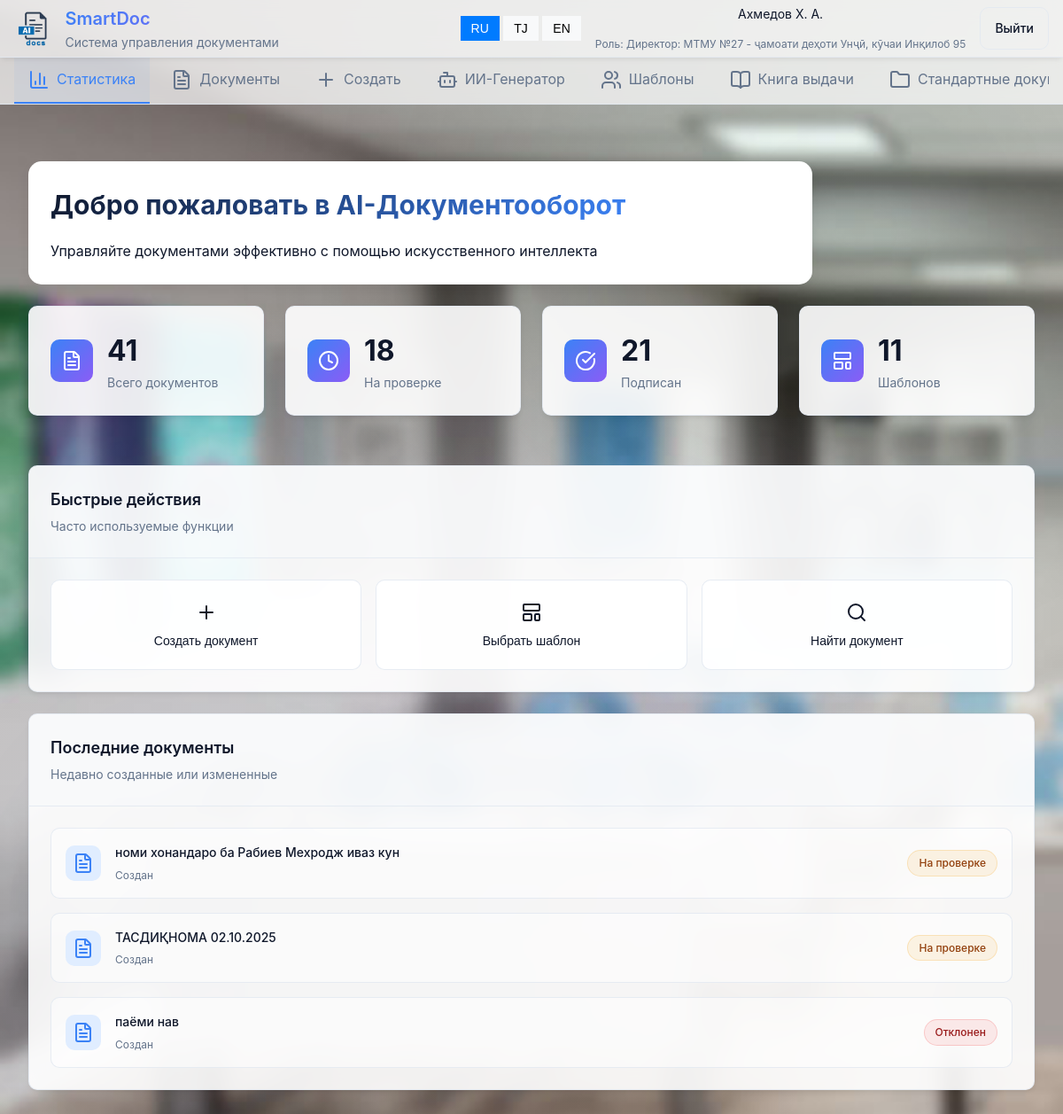
Page / (signed in) on the earlier database version.
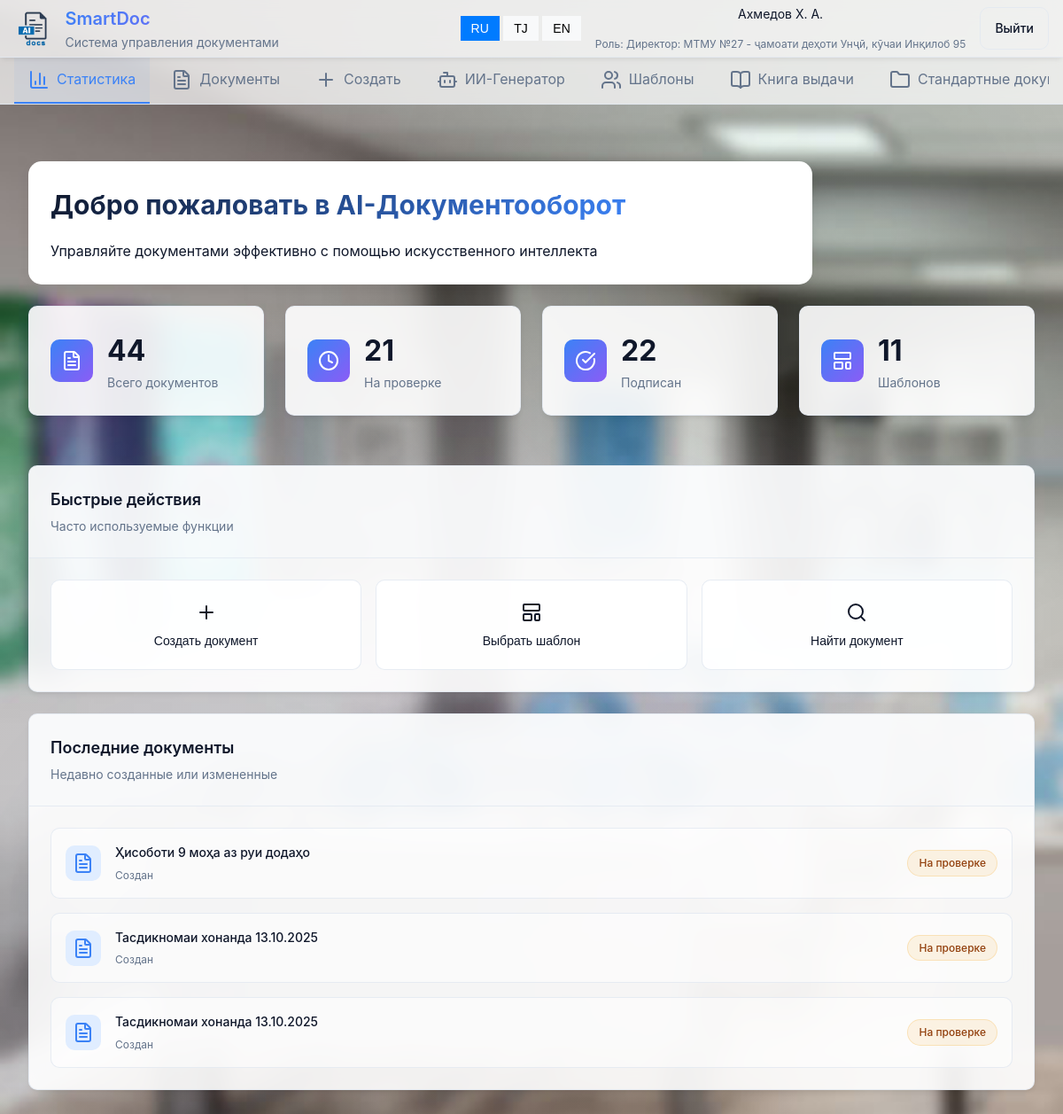
Same page on the later database version.
### main/models.py (models this page shows, shortened)
class Document(models.Model):
    STATUS_CHOICES = (
        ('draft', 'Черновик'),
        ('pending', 'На проверке'),
        ('signed', 'Подписан'),
        ('rejected','Отклонен')
    )
    title = models.CharField(max_length=255)
    content = models.TextField(null=True, blank=True)
    category=models.ForeignKey(Category,on_delete=models.SET_NULL,null=True)
    template = models.ForeignKey(Template, on_delete=models.SET_NULL, null=True, blank=True)
    created_by = models.ForeignKey(User, on_delete=models.CASCADE, related_name='documents_created')
    recipient = models.ForeignKey(User, on_delete=models.SET_NULL, null=True, blank=True, related_name='documents_received')
    school = models.ForeignKey(School, on_delete=models.CASCADE)
    status = models.CharField(max_length=20, choices=STATUS_CHOICES, default='draft')
    file=models.FileField(upload_to='documents/')
    created_at = models.DateTimeField(auto_now_add=True)

### main/views.py (the view)
# urls.py: path('', index, name='index'),  # Главная страница после входа
@login_required
def index(request):
    docs = Document.objects.filter(school=request.user.school).order_by('-created_at')
    templates = Template.objects.filter(school=request.user.school)
    stat = docs.aggregate(
        pending=Count('id', filter=Q(status='pending')),
        signed=Count('id', filter=Q(status='signed'))
    )
    data = {
        'docs': docs,
        'templates': templates,
        'stat': stat,
    }
    return render(request, 'main/index.html', data)

### main/models.py (called while the page is built)
    def __str__(self):
        return f'{self.name} - {self.address}'

### main/templates/main/index.html (shortened to what the changed rows need)
{% extends 'main/base.html' %}
{% block content %}
 <main class="main-content">
        <div class="page-container">
            <div class="page-header content-area">
                <h2 data-i18n="welcome_title">Добро пожаловать в AI-Документооборот</h2>
            </div>
            <div class="stats-grid">
                <div class="stat-card">
                    <div class="stat-content">
                        <h3>{{docs.count}}</h3>
                        <p data-i18n="total_documents">Всего документов</p>
                    </div>
                </div>
                <div class="stat-card">
                    <div class="stat-content">
                        <h3>{{stat.pending}}</h3>
                        <p data-i18n="pending_review">На проверке</p>
                    </div>
                </div>
                <div class="stat-card">
                    <div class="stat-content">
                        <h3>{{stat.signed}}</h3>
                        <p data-i18n="signed">Подписано</p>
                    </div>
                </div>
            </div>
            <div class="card">
                <div class="card-content">
                    <div class="recent-documents">
                        {% for doc in docs|slice:":3" %}
                        <a style="text-decoration: none;" class="recent-document" href="documents/#document-{{doc.id}}">
                            <div class="document-icon">
                                <i data-lucide="file-text"></i>
                            </div>
                            <div class="document-info">
                                <h4>{{doc.title}}</h4>
                                <p data-i18n="created">Создан {{doc.created_at}}</p>
                            </div>
                            <div class="badge badge-{{doc.status}}">{{doc.get_status_display}}</div>
                        </a>
                        {% endfor %}
                    </div>
                </div>
            </div>
        </div>
    </main>
{% endblock %}

Differences in the rows shown:
no longer on this page (row unchanged): Document: title "номи хонандаро ба Рабиев Мехродж иваз кун", status "На проверке"
no longer on this page (row unchanged): Document: title "ТАСДИҚНОМА 02.10.2025", status "На проверке"
no longer on this page (row edited): Document: title "паёми нав", status "Отклонен"
added Document: title "Ҳисоботи 9 моҳа аз руи додаҳо", status "На проверке"
added Document: title "Тасдикномаи хонанда 13.10.2025", status "На проверке"
added Document: title "Тасдикномаи хонанда 13.10.2025", status "На проверке"
Other differences:
{{ docs.count }}: "41" → "44"
{{ stat.pending }}: "18" → "21"
{{ stat.signed }}: "21" → "22"
